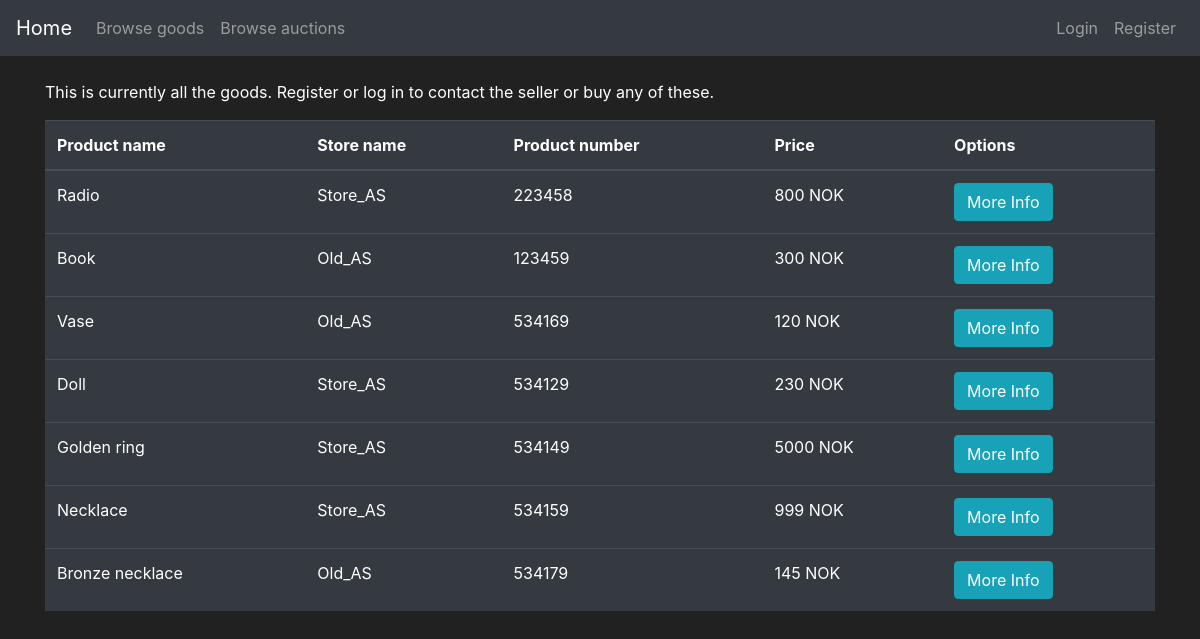
The page /store on the database as committed earlier.
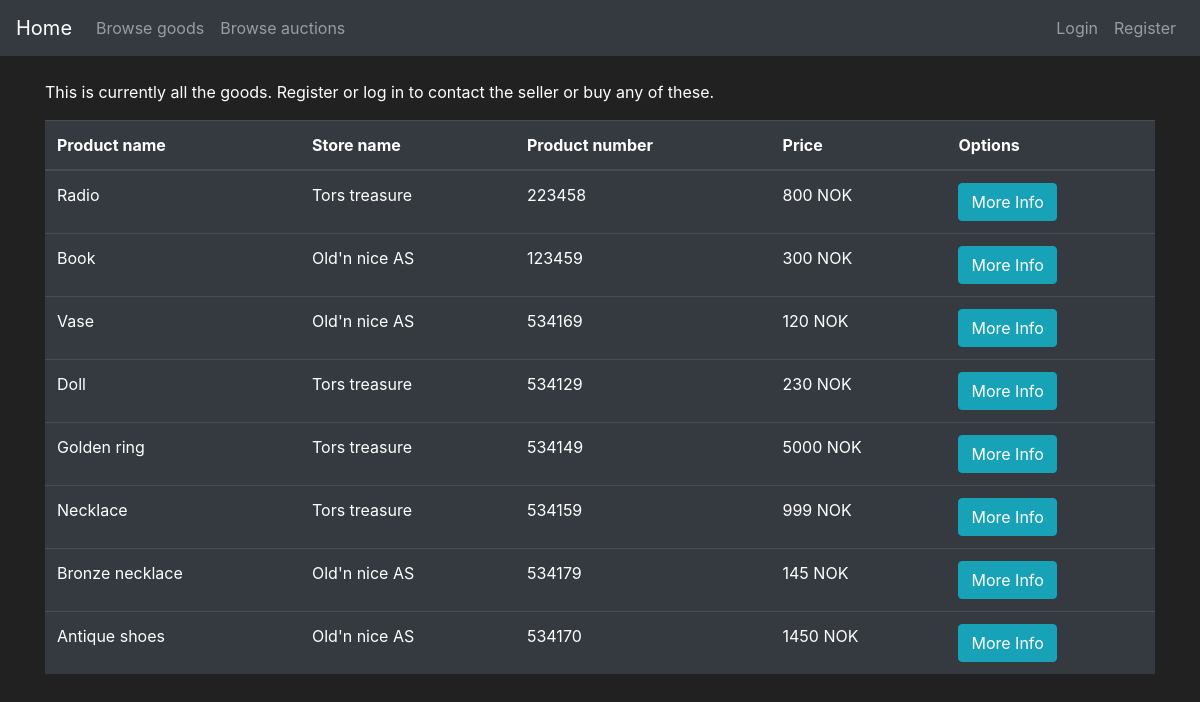
The same page on the database as committed later.
### app_flask/models.py (models this page shows, shortened)
class Goods(db.Model):
    id = db.Column(db.Integer, primary_key=True)
    name = db.Column(db.String(30), nullable=False)
    description = db.Column(db.String(70), unique=False, nullable=False)
    price = db.Column(db.Integer, unique=False, nullable=False)
    product_number = db.Column(db.String(length=6), nullable=False, unique=True)
    goods_type = db.Column(db.Boolean(), nullable=False, default=False)
    date_created = db.Column(db.DateTime(), default=datetime.utcnow)
    user_owner = db.Column(db.Integer(), db.ForeignKey('user.id'))
    store_owner = db.Column(db.Integer(), db.ForeignKey('store.id'))

class Store(db.Model):
    id = db.Column(db.Integer(), primary_key=True)
    store_name = db.Column(db.String(length=30), nullable=False, unique=True)
    street_address = db.Column(db.String(length=40), nullable=False)
    street_number = db.Column(db.Integer(), nullable=False)
    postal_code = db.Column(db.Integer(), nullable=False)
    province = db.Column(db.String(length=50), nullable=False)
    store_email = db.Column(db.String(length=50), nullable=False, unique=True)
    store_phone = db.Column(db.Integer(), nullable=False)
    date_created = db.Column(db.DateTime(), default=datetime.utcnow)
    user_owner = db.Column(db.Integer(), db.ForeignKey('user.id'))
    goods = db.relationship('Goods', backref='owned_store', lazy=True)

### app_flask/main/routes.py (the view, shortened to what this page needs)
@bp.route("/store", methods=["POST", "GET"])
def store_page():
    buy_form = BuyGoodsForm(request.form, csrf_enabled=False)
    if buy_form.errors != {}:
        for err_message in buy_form.errors.values():
            flash(f"Error creating store: {err_message}")
    if request.method == "GET":
        items = db.session.query(Goods, Store).filter(and_(Store.id == Goods.store_owner, Goods.goods_type == 0)).all()
        return render_template("store.html", items=items, buy_form=buy_form)

### app_flask/templates/store.html (shortened to what this page needs)
{% extends 'base.html' %}
{% block content %}
<div class="container">
    <br>
    {% if current_user.is_authenticated and current_user.profile_type==1 %}
        <table class="table table-hover table-dark">
            <thead>
                <tr>
                    <th scope="col">Product name</th>
                    <th scope="col">Store owner</th>
                    <th scope="col">Product number</th>
                    <th scope="col">Price</th>
                    <th scope="col">Options</th>
                </tr>
            </thead>
            <tbody>
                {% for item, store in items %}
                {% include 'include/goods_modals.html' %}
                {% if store.user_owner==current_user.id %}
                <tr>
                    <td>{{item.name}}</td>
                    <td>{{store.store_name}}</td>
                    <td>{{item.product_number}}</td>
                    <td>{{item.price}} NOK</td>
                    <td>
                        <button class="btn btn-outline btn-info" data-toggle="modal" data-target="#Modal-MoreInfo-{{ item.id }}">More Info</button>
                    </td>
                </tr>
                {% else %}
                <tr>
                    <td>{{item.name}}</td>
                    <td>{{store.store_name}}</td>
                    <td>{{item.product_number}}</td>
                    <td>{{item.price}} NOK</td>
                    <td>
                        <button class="btn btn-outline btn-info" data-toggle="modal" data-target="#Modal-MoreInfo-{{ item.id }}">More Info</button>
                        <button class="btn btn-outline btn-success" data-toggle="modal" data-target="#Modal-PurchaseConfirm-{{ item.id }}" >Purchase</button>
                    </td>
                    <td> </td>
                </tr>
                {% endif %}
                {% endfor %}
            </tbody>
        </table>
    {% else%}
    <p>This is currently all the goods. Register or log in to contact the seller or buy any of these.</p>
        <table class="table table-hover table-dark">
            <thead>
                <tr>
                    <th scope="col">Product name</th>
                    <th scope="col">Store name</th>
                    <th scope="col">Product number</th>
                    <th scope="col">Price</th>
                    <th scope="col">Options</th>
                </tr>
            </thead>
            <tbody>
                {% for item, store in items %}
                <tr>
                    <td>{{item.name}}</td>
                    <td>{{store.store_name}}</td>
                    <td>{{item.product_number}}</td>
                    <td>{{item.price}} NOK</td>
                    <td><button class="btn btn-outline btn-info" data-toggle="modal" data-target="#Modal-MoreInfo-{{ item.id }}">More Info</button></td>
                </tr>
                {% endfor %}
            </tbody>
        </table>
    {% endif %}
</div>
{% endblock %}

### app_flask/templates/base.html (shortened to what this page needs)
<!doctype html>
<html lang="en">
   <head>
      <link rel="stylesheet" href="https://cdn.jsdelivr.net/npm/bootstrap@4.5.3/dist/css/bootstrap.min.css">
   </head>
   <body>
    <nav class="navbar navbar-expand-md navbar-dark bg-dark">
        <a class="navbar-brand" href="{{ url_for('main.home_page') }}">Home <span class="sr-only">(current)</span></a>
        <div class="collapse navbar-collapse" id="navbarNav">
            <ul class="navbar-nav mr-auto">
                <li class="nav-item">
                    <a class="nav-link" href="{{ url_for('main.store_page') }}">Browse goods</a>
                </li>
                <li class="nav-item">
                    <a class="nav-link" href="{{ url_for('main.auction_page') }}">Browse auctions</a>
                </li>
            </ul>
            {% if current_user.username=="Admin" %}
            <ul class="navbar-nav">
                <li class="nav-item">
                    <a class="nav-link" href="{{ url_for('main.display_admin_panel') }}"> {{ current_user.username }}panel</a>
                </li>
                <li class="nav-item">
                    <a class="nav-link">{{ current_user.username }}</a>
                </li>
                <li class="nav-item">
                    <a class="nav-link" href="{{ url_for('auth.logout_page') }}">logout</a>
                </li>
            </ul>
            {% else %}
            <ul class="navbar-nav">
                <li class="nav-item">
                    <a class="nav-link" href="{{ url_for('auth.login_page')}}">Login</a>
                </li>
                <li class="nav-item">
                    <a class="nav-link" href="{{ url_for('auth.register_user_page')}}">Register</a>
                </li>
            </ul>
            {% endif %}
        </div>
      </nav>
    {% block content %}
    {% endblock %}
   </body>
</html>

### app_flask/templates/base.html (style rules this page uses)
body { color: white; background-color: #212121; }

Rows that differ between the two databases and show on the page:
changed Goods "Radio": store_name "Store_AS" → "Tors treasure"
changed Goods "Book": store_name "Old_AS" → "Old'n nice AS"
changed Goods "Vase": store_name "Old_AS" → "Old'n nice AS"
changed Goods "Doll": store_name "Store_AS" → "Tors treasure"
changed Goods "Golden ring": store_name "Store_AS" → "Tors treasure"
changed Goods "Necklace": store_name "Store_AS" → "Tors treasure"
changed Goods "Bronze necklace": store_name "Old_AS" → "Old'n nice AS"
added Goods: name "Antique shoes", store_name "Old'n nice AS", product_number "534170", price "1450"
